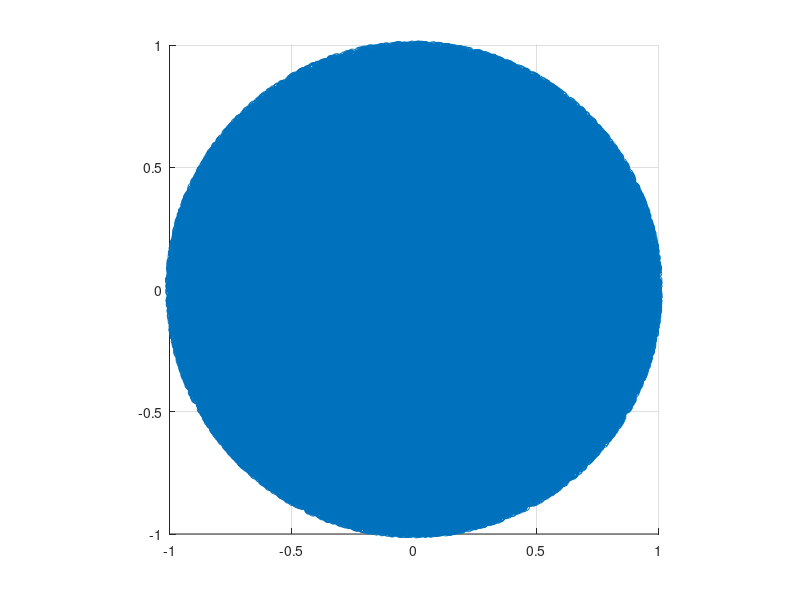
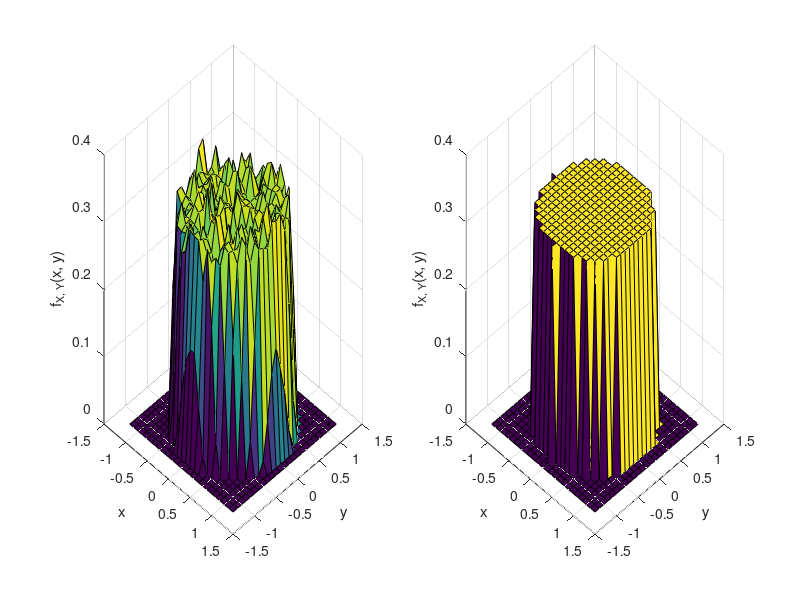
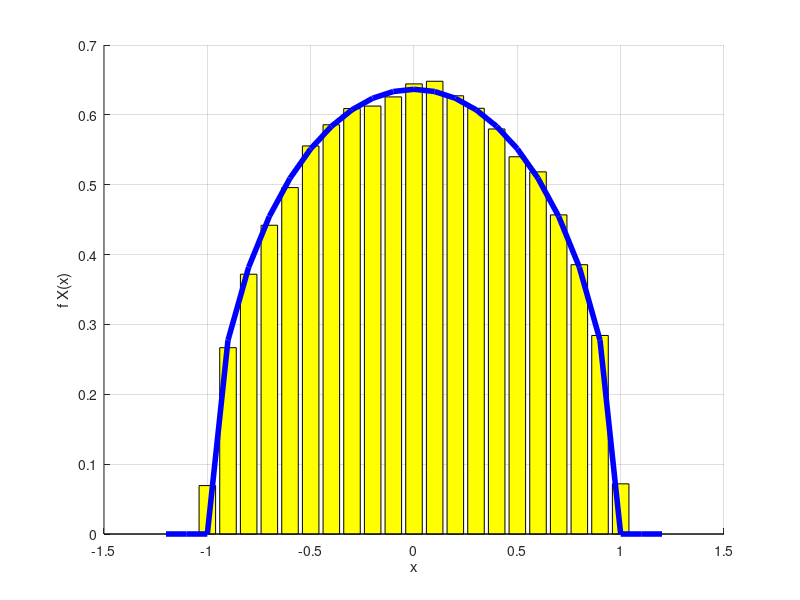

Here is the MATLAB script that generated these plots, in order:
clear all; close all; clc; 
pkg load statistics;

N = 100000; 

dx = 0.1;
dy = 0.1;
x = -1.2 : dx : 1.2;
y = -1.2 : dy : 1.2;

X = zeros(1, N);
Y = zeros(1, N);

% Metodo da regeição: 

for i = 1 : N
  do
    X(i) = 2* rand() - 1;
    Y(i) = 2* rand() - 1;
  until (X(i)^2 + Y(i)^2 <= 1)
end 

[xx, yy] = meshgrid(x, y);

pdfXY_sim = (hist3([X' Y'], {x, y}) / (N*dx*dy));
pdfXY_teo = (1/pi) * (xx.^2 + yy.^2 <= 1)


figure; hold on; grid on; 
scatter(X, Y);
axis('square');

figure; 
subplot(1, 2, 1); hold on; grid on; 
surf(xx, yy, pdfXY_sim);
shading faceted;
zlim([0 0.4]);
view(45, 30);
xlabel('x'); ylabel('y'); zlabel ('f_{X, Y}(x, y)');

subplot(1, 2, 2); hold on; grid on; 
surf(xx, yy, pdfXY_teo);
shading faceted;
zlim([0 0.4]);
view(45, 30);
xlabel('x'); ylabel('y'); zlabel ('f_{X, Y}(x, y)');

% Marginalização de Y (para ficar com X): 

pdfX_sim = hist(X, x) / (N * dx);
pdfX_teo = (2/pi) * sqrt(1 - x.^2) .* (-1 <= x & x <= 1); 

figure; hold on; grid on; 
bar(x, pdfX_sim, 'y');
plot(x, pdfX_teo, 'b', 'LineWidth', 4);
xlabel('x'); ylabel('f X(x)');
